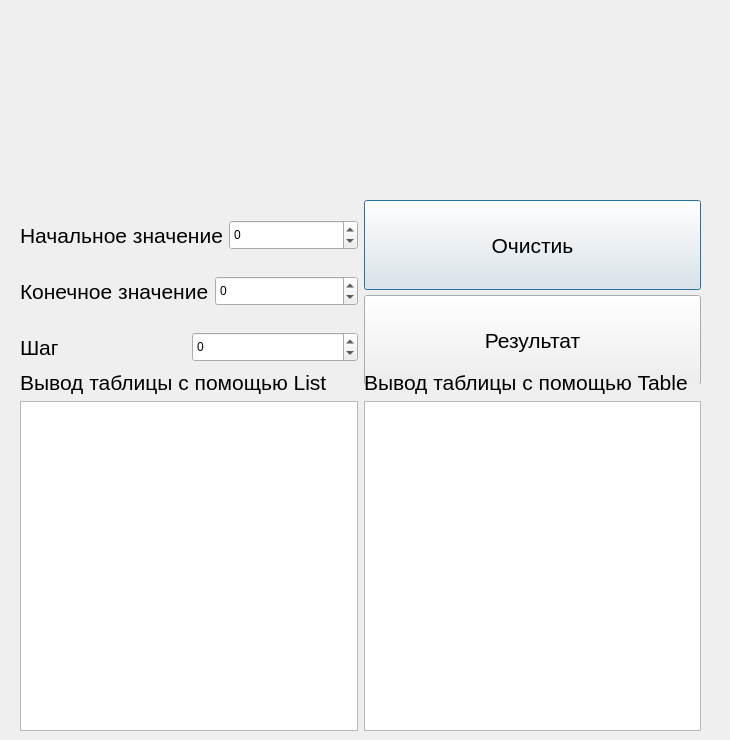
<?xml version="1.0" encoding="UTF-8"?>
<ui version="4.0">
 <class>Dialog</class>
 <widget class="QDialog" name="Dialog">
  <property name="geometry">
   <rect>
    <x>0</x>
    <y>0</y>
    <width>730</width>
    <height>740</height>
   </rect>
  </property>
  <property name="windowTitle">
   <string>Dialog</string>
  </property>
  <widget class="QLabel" name="label">
   <property name="geometry">
    <rect>
     <x>10</x>
     <y>10</y>
     <width>691</width>
     <height>181</height>
    </rect>
   </property>
   <property name="text">
    <string/>
   </property>
   <property name="pixmap">
    <pixmap>../../../../../Снимок экрана 2023-03-22 в 05.22.23.png</pixmap>
   </property>
   <property name="scaledContents">
    <bool>true</bool>
   </property>
  </widget>
  <widget class="QWidget" name="">
   <property name="geometry">
    <rect>
     <x>20</x>
     <y>200</y>
     <width>681</width>
     <height>184</height>
    </rect>
   </property>
   <layout class="QHBoxLayout" name="horizontalLayout_4">
    <item>
     <layout class="QVBoxLayout" name="verticalLayout">
      <item>
       <layout class="QHBoxLayout" name="horizontalLayout">
        <item>
         <widget class="QLabel" name="label_2">
          <property name="font">
           <font>
            <pointsize>16</pointsize>
           </font>
          </property>
          <property name="text">
           <string>Начальное значение</string>
          </property>
         </widget>
        </item>
        <item>
         <widget class="QSpinBox" name="Xmin">
          <property name="minimumSize">
           <size>
            <width>100</width>
            <height>30</height>
           </size>
          </property>
          <property name="minimum">
           <number>-99</number>
          </property>
         </widget>
        </item>
       </layout>
      </item>
      <item>
       <layout class="QHBoxLayout" name="horizontalLayout_2">
        <item>
         <widget class="QLabel" name="label_3">
          <property name="font">
           <font>
            <pointsize>16</pointsize>
           </font>
          </property>
          <property name="text">
           <string>Конечное значение</string>
          </property>
         </widget>
        </item>
        <item>
         <widget class="QSpinBox" name="Xmax">
          <property name="minimumSize">
           <size>
            <width>100</width>
            <height>30</height>
           </size>
          </property>
          <property name="minimum">
           <number>-99</number>
          </property>
         </widget>
        </item>
       </layout>
      </item>
      <item>
       <layout class="QHBoxLayout" name="horizontalLayout_3">
        <item>
         <widget class="QLabel" name="label_4">
          <property name="font">
           <font>
            <pointsize>16</pointsize>
           </font>
          </property>
          <property name="text">
           <string>Шаг</string>
          </property>
         </widget>
        </item>
        <item>
         <widget class="QSpinBox" name="A">
          <property name="minimumSize">
           <size>
            <width>100</width>
            <height>30</height>
           </size>
          </property>
          <property name="minimum">
           <number>-99</number>
          </property>
         </widget>
        </item>
       </layout>
      </item>
     </layout>
    </item>
    <item>
     <layout class="QVBoxLayout" name="verticalLayout_2">
      <item>
       <widget class="QPushButton" name="clearButton">
        <property name="minimumSize">
         <size>
          <width>190</width>
          <height>90</height>
         </size>
        </property>
        <property name="font">
         <font>
          <pointsize>16</pointsize>
         </font>
        </property>
        <property name="text">
         <string>Очистиь</string>
        </property>
       </widget>
      </item>
      <item>
       <widget class="QPushButton" name="resultButton">
        <property name="minimumSize">
         <size>
          <width>190</width>
          <height>90</height>
         </size>
        </property>
        <property name="font">
         <font>
          <pointsize>16</pointsize>
         </font>
        </property>
        <property name="text">
         <string>Результат</string>
        </property>
       </widget>
      </item>
     </layout>
    </item>
   </layout>
  </widget>
  <widget class="QWidget" name="">
   <property name="geometry">
    <rect>
     <x>20</x>
     <y>370</y>
     <width>681</width>
     <height>361</height>
    </rect>
   </property>
   <layout class="QHBoxLayout" name="horizontalLayout_5">
    <item>
     <layout class="QVBoxLayout" name="verticalLayout_3">
      <item>
       <widget class="QLabel" name="label_5">
        <property name="font">
         <font>
          <pointsize>16</pointsize>
         </font>
        </property>
        <property name="text">
         <string>Вывод таблицы с помощью List</string>
        </property>
       </widget>
      </item>
      <item>
       <widget class="QListWidget" name="listWidget"/>
      </item>
     </layout>
    </item>
    <item>
     <layout class="QVBoxLayout" name="verticalLayout_4">
      <item>
       <widget class="QLabel" name="label_6">
        <property name="font">
         <font>
          <pointsize>16</pointsize>
         </font>
        </property>
        <property name="text">
         <string>Вывод таблицы с помощью Table</string>
        </property>
       </widget>
      </item>
      <item>
       <widget class="QTableWidget" name="tableWidget"/>
      </item>
     </layout>
    </item>
   </layout>
  </widget>
 </widget>
 <resources/>
 <connections>
  <connection>
   <sender>clearButton</sender>
   <signal>clicked()</signal>
   <receiver>Xmin</receiver>
   <slot>clear()</slot>
   <hints>
    <hint type="sourcelabel">
     <x>456</x>
     <y>240</y>
    </hint>
    <hint type="destinationlabel">
     <x>301</x>
     <y>224</y>
    </hint>
   </hints>
  </connection>
  <connection>
   <sender>clearButton</sender>
   <signal>clicked()</signal>
   <receiver>Xmax</receiver>
   <slot>clear()</slot>
   <hints>
    <hint type="sourcelabel">
     <x>410</x>
     <y>249</y>
    </hint>
    <hint type="destinationlabel">
     <x>280</x>
     <y>274</y>
    </hint>
   </hints>
  </connection>
  <connection>
   <sender>clearButton</sender>
   <signal>clicked()</signal>
   <receiver>A</receiver>
   <slot>clear()</slot>
   <hints>
    <hint type="sourcelabel">
     <x>425</x>
     <y>254</y>
    </hint>
    <hint type="destinationlabel">
     <x>229</x>
     <y>344</y>
    </hint>
   </hints>
  </connection>
  <connection>
   <sender>clearButton</sender>
   <signal>clicked()</signal>
   <receiver>listWidget</receiver>
   <slot>clear()</slot>
   <hints>
    <hint type="sourcelabel">
     <x>453</x>
     <y>258</y>
    </hint>
    <hint type="destinationlabel">
     <x>154</x>
     <y>453</y>
    </hint>
   </hints>
  </connection>
  <connection>
   <sender>clearButton</sender>
   <signal>clicked()</signal>
   <receiver>tableWidget</receiver>
   <slot>clear()</slot>
   <hints>
    <hint type="sourcelabel">
     <x>476</x>
     <y>237</y>
    </hint>
    <hint type="destinationlabel">
     <x>420</x>
     <y>493</y>
    </hint>
   </hints>
  </connection>
 </connections>
</ui>
